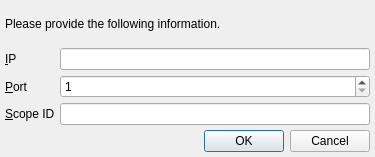
<?xml version="1.0" encoding="UTF-8"?>
<ui version="4.0">
 <class>ipinformation</class>
 <widget class="QDialog" name="ipinformation">
  <property name="geometry">
   <rect>
    <x>0</x>
    <y>0</y>
    <width>375</width>
    <height>157</height>
   </rect>
  </property>
  <property name="windowIcon">
   <iconset resource="../Icons/icons.qrc">
    <normaloff>:/Logo/goldbug.png</normaloff>:/Logo/goldbug.png</iconset>
  </property>
  <layout class="QVBoxLayout" name="verticalLayout">
   <property name="spacing">
    <number>5</number>
   </property>
   <property name="margin">
    <number>5</number>
   </property>
   <item>
    <widget class="QLabel" name="message">
     <property name="text">
      <string>Please provide the following information.</string>
     </property>
    </widget>
   </item>
   <item>
    <layout class="QGridLayout" name="gridLayout">
     <property name="spacing">
      <number>5</number>
     </property>
     <item row="0" column="0">
      <widget class="QLabel" name="label">
       <property name="text">
        <string>&amp;IP</string>
       </property>
       <property name="buddy">
        <cstring>ip</cstring>
       </property>
      </widget>
     </item>
     <item row="0" column="1">
      <widget class="QLineEdit" name="ip"/>
     </item>
     <item row="1" column="0">
      <widget class="QLabel" name="label_2">
       <property name="text">
        <string>&amp;Port</string>
       </property>
       <property name="buddy">
        <cstring>port</cstring>
       </property>
      </widget>
     </item>
     <item row="1" column="1">
      <widget class="QSpinBox" name="port">
       <property name="minimum">
        <number>1</number>
       </property>
       <property name="maximum">
        <number>65535</number>
       </property>
      </widget>
     </item>
     <item row="2" column="0">
      <widget class="QLabel" name="label_3">
       <property name="text">
        <string>&amp;Scope ID</string>
       </property>
       <property name="buddy">
        <cstring>scope</cstring>
       </property>
      </widget>
     </item>
     <item row="2" column="1">
      <widget class="QLineEdit" name="scope"/>
     </item>
    </layout>
   </item>
   <item>
    <widget class="QDialogButtonBox" name="buttonBox">
     <property name="orientation">
      <enum>Qt::Horizontal</enum>
     </property>
     <property name="standardButtons">
      <set>QDialogButtonBox::Cancel|QDialogButtonBox::Ok</set>
     </property>
    </widget>
   </item>
  </layout>
 </widget>
 <tabstops>
  <tabstop>ip</tabstop>
  <tabstop>port</tabstop>
  <tabstop>scope</tabstop>
  <tabstop>buttonBox</tabstop>
 </tabstops>
 <resources>
  <include location="../Icons/icons.qrc"/>
 </resources>
 <connections>
  <connection>
   <sender>buttonBox</sender>
   <signal>accepted()</signal>
   <receiver>ipinformation</receiver>
   <slot>accept()</slot>
   <hints>
    <hint type="sourcelabel">
     <x>248</x>
     <y>254</y>
    </hint>
    <hint type="destinationlabel">
     <x>157</x>
     <y>274</y>
    </hint>
   </hints>
  </connection>
  <connection>
   <sender>buttonBox</sender>
   <signal>rejected()</signal>
   <receiver>ipinformation</receiver>
   <slot>reject()</slot>
   <hints>
    <hint type="sourcelabel">
     <x>316</x>
     <y>260</y>
    </hint>
    <hint type="destinationlabel">
     <x>286</x>
     <y>274</y>
    </hint>
   </hints>
  </connection>
 </connections>
</ui>
